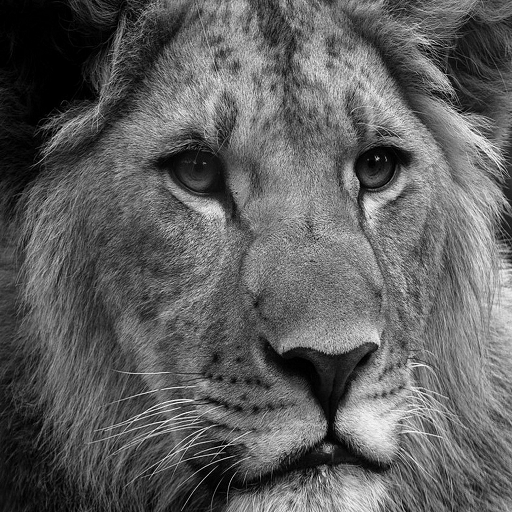
%> input picture MA2/Lion.bmp, 512 x 512 px
$ octave ma2_2.m   (GNU Octave 9; MATLAB toolbox functions it lacks are replaced by stand-ins)
%> lines starting %> are read from the running program, lines starting %| are printed output that depends on the picture
N = imread('Lion.bmp');
%> N is the input picture: size 512x512x3 uint8; min 0, max 255, mean 95.1

G = mat2gray(N, [0,255]);

[m,n] = size(G);
%> m = 512; n = 1536

y = G;
for p = 1:m
    for q = 2:n
        y(p, q) = G(p, q) - G(p, q - 1);
    end
end
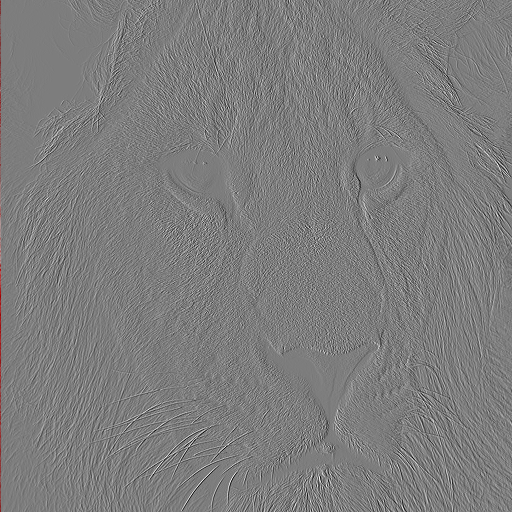
%> y: size 512x512x3 double; mean R, G, B 0.000826, 2.58e-20, 2.58e-20; drawn with min black and max white

figure;
imshow(y);
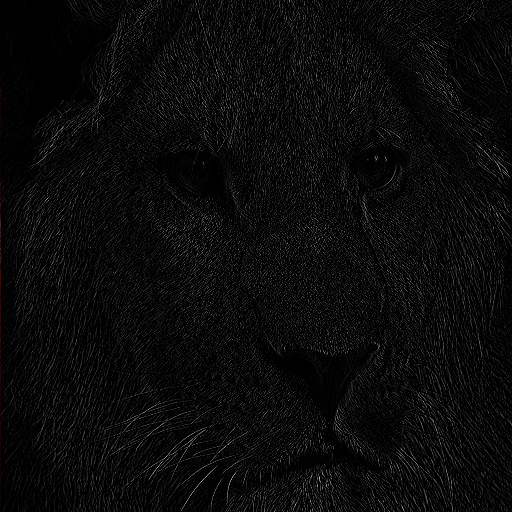
%> displayed picture: size 512x512x3, on the screen's scale of 0 to 255; mean R, G, B 10.4, 10.3, 10.3

w = linspace(-pi, pi, 2000);
h = 1 - exp(-1i * w);
figure;
plot(w, abs(h));
title('Magnitude of Frequency Response');
xlabel('Angular Frequency');
ylabel('Magnitude');
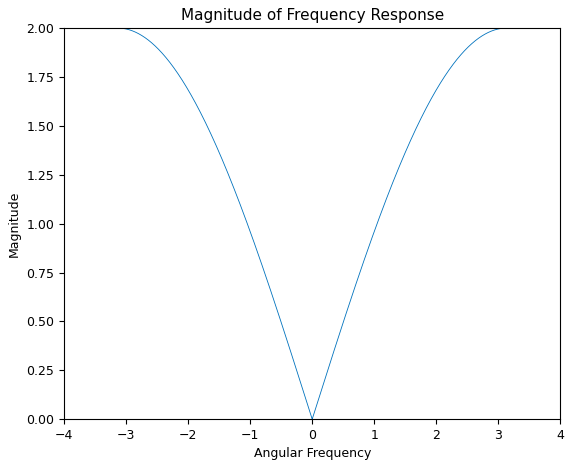
%> figure redrawn from the program's plot data; curve peaks at x = -3.14, y = 2
